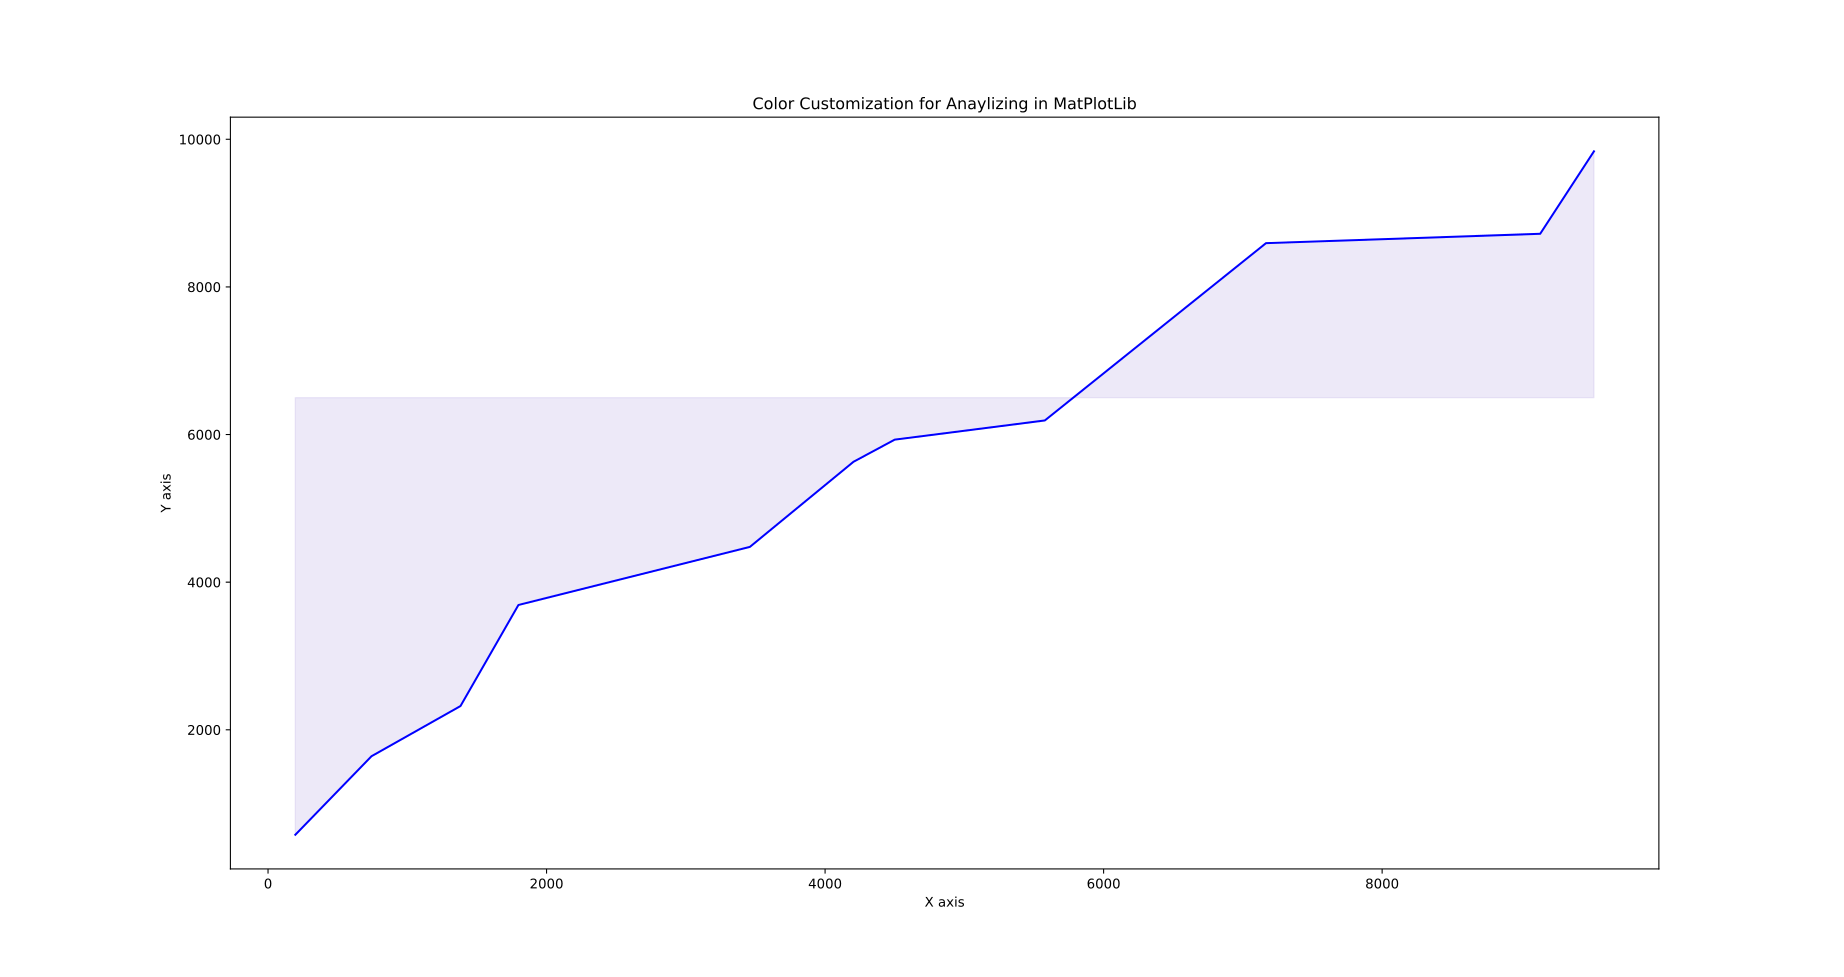

The script that drew this image:
# Date 17-06-2021

import matplotlib.pyplot as plt

x = [196, 743, 1382, 1798, 3460, 4204, 4500, 5578, 7166, 9135, 9521]
y = [578, 1642, 2322, 3691, 4478, 5631, 5931, 6191, 8593, 8720, 9837]


plt.plot(x, y, label='First Plot', color='b')
plt.xlabel('X axis')
plt.ylabel('Y axis')
plt.title('Color Customization for Anaylizing in MatPlotLib')
# plt.tight_layout()
plt.fill_between(x, y, 6500, color="#BAAAE6", alpha=0.25)
# plt.legend()
plt.show()
